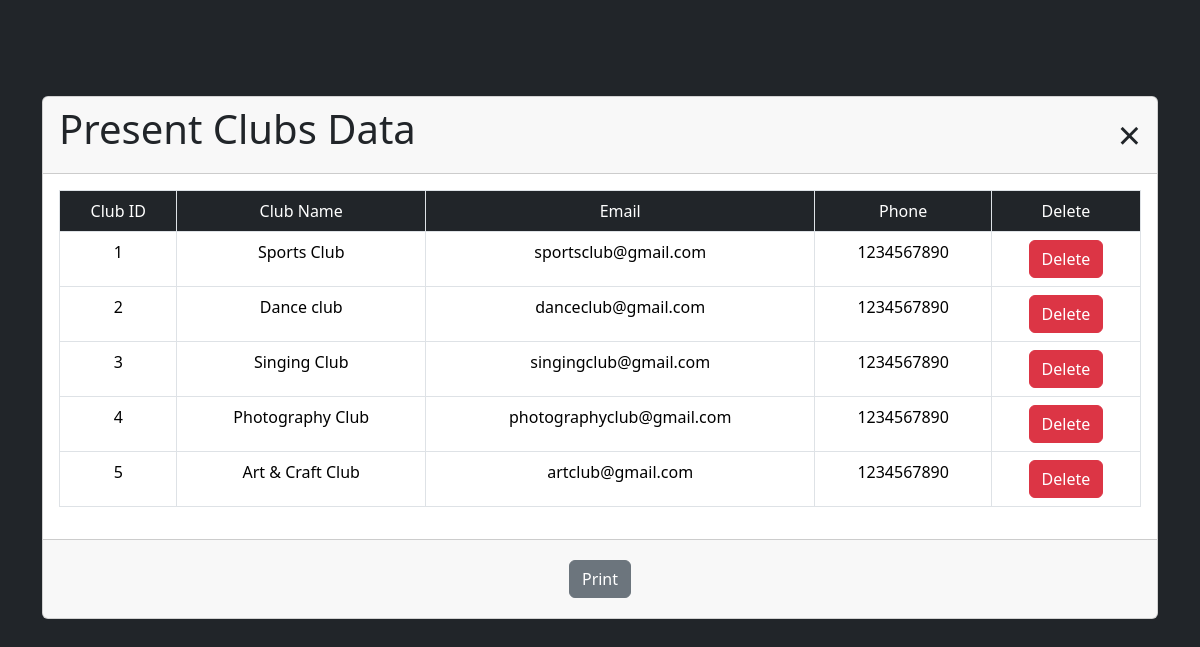
The app's page /viewclub.php (signed in) with its own data.
### tables this page shows
CREATE TABLE `club` (
  `club_id` bigint(20) NOT NULL,
  `user_name` varchar(50) NOT NULL,
  `name` varchar(50) NOT NULL,
  `email` varchar(50) NOT NULL,
  `phone` bigint(20) NOT NULL
);

### viewclub.php (the view, shortened to what this page needs)
<?php
require_once('connection.php');
$query = "SELECT * FROM club";
$res = mysqli_query($con, $query);
?>
<!DOCTYPE html>
<html lang="en">
<head>
    <link href="https://cdn.jsdelivr.net/npm/bootstrap@5.3.2/dist/css/bootstrap.min.css" rel="stylesheet"
>
    <link rel="stylesheet" href="https://cdnjs.cloudflare.com/ajax/libs/font-awesome/6.0.0-beta3/css/all.min.css"
 />
    <link rel="stylesheet" href="https://cdnjs.cloudflare.com/ajax/libs/font-awesome/6.2.0/css/all.min.css"
 />
</head>
<body class="bg-dark">
    <div class="container">
        <div class="row mt-5">
            <div class="column">
                <div class="card mt-5">
                    <div class="card-header">
                        <h2 class="display-6">Present Clubs Data</h2>
                        <span id="closeModal">&times;</span>
                    </div>
                    <div class="card-body">
                        <div class="table-responsive">
                            <table class="table table-bordered text-center">
                                <tr>
                                    <td class="bg-dark text-white"> Club ID </td>
                                    <td class="bg-dark text-white"> Club Name </td>
                                    <td class="bg-dark text-white"> Email </td>
                                    <td class="bg-dark text-white"> Phone </td>
                                    <td class="bg-dark text-white"> Delete </td>
                                </tr>
                                <tr>
                                    <?php
                                    while ($row = mysqli_fetch_assoc($res)) {
                                        ?>
                                    <tr>
                                        <td>
                                            <?php echo $row['club_id']; ?>
                                        </td>
                                        <td>
                                            <?php echo $row['name']; ?>
                                        </td>
                                        <td>
                                            <?php echo $row['email']; ?>
                                        </td>
                                        <td>
                                            <?php echo $row['phone']; ?>
                                        </td>
                                        <td>
                                            <form class="del" method="post" action="">
                                                <button type="submit" name="delete" class="btn btn-danger"
                                                    onclick="confirmDelete(<?php echo $row['club_id']; ?>, '<?php echo $row['name']; ?>')">Delete</button>
                                            </form>
                                    </tr>
                                    <?php
                                    }
                                    ?>
                                </tr>
                            </table>
                        </div>
                    </div>
                    <div class="card-footer">
                        <a onclick="printPage()" href="#" class="btn btn-secondary">Print</a>
                    </div>
                </div>
            </div>
        </div>
    </div>
</body>
</html>

### viewclub.php (style rules this page uses)
.card-header { display: flex; justify-content: space-between; }
#closeModal { font-size: 40px; cursor: pointer; transition: 0.5s ease; }
.card-header h2 { text-align: start; }
.card-footer { display: flex; justify-content: center; padding: 20px; }

### records on screen
club: club_id "1", name "Sports Club", email "sportsclub@gmail.com", phone "1234567890"
club: club_id "2", name "Dance club", email "danceclub@gmail.com", phone "1234567890"
club: club_id "3", name "Singing Club", email "singingclub@gmail.com", phone "1234567890"
club: club_id "4", name "Photography Club", email "photographyclub@gmail.com", phone "1234567890"
club: club_id "5", name "Art & Craft Club", email "artclub@gmail.com", phone "1234567890"
